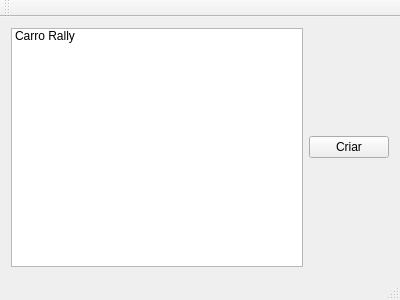
<?xml version="1.0" encoding="UTF-8"?>
<ui version="4.0">
 <class>MainWindow</class>
 <widget class="QMainWindow" name="MainWindow">
  <property name="geometry">
   <rect>
    <x>0</x>
    <y>0</y>
    <width>400</width>
    <height>300</height>
   </rect>
  </property>
  <property name="windowTitle">
   <string>MainWindow</string>
  </property>
  <widget class="QWidget" name="centralWidget">
   <layout class="QGridLayout" name="gridLayout">
    <item row="0" column="0">
     <widget class="QListWidget" name="fabricas">
      <item>
       <property name="text">
        <string>Carro Rally</string>
       </property>
      </item>
     </widget>
    </item>
    <item row="0" column="1">
     <widget class="QPushButton" name="create">
      <property name="text">
       <string>Criar</string>
      </property>
     </widget>
    </item>
   </layout>
  </widget>
  <widget class="QMenuBar" name="menuBar">
   <property name="geometry">
    <rect>
     <x>0</x>
     <y>0</y>
     <width>400</width>
     <height>19</height>
    </rect>
   </property>
  </widget>
  <widget class="QToolBar" name="mainToolBar">
   <attribute name="toolBarArea">
    <enum>TopToolBarArea</enum>
   </attribute>
   <attribute name="toolBarBreak">
    <bool>false</bool>
   </attribute>
  </widget>
  <widget class="QStatusBar" name="statusBar"/>
 </widget>
 <layoutdefault spacing="6" margin="11"/>
 <resources/>
 <connections/>
</ui>
